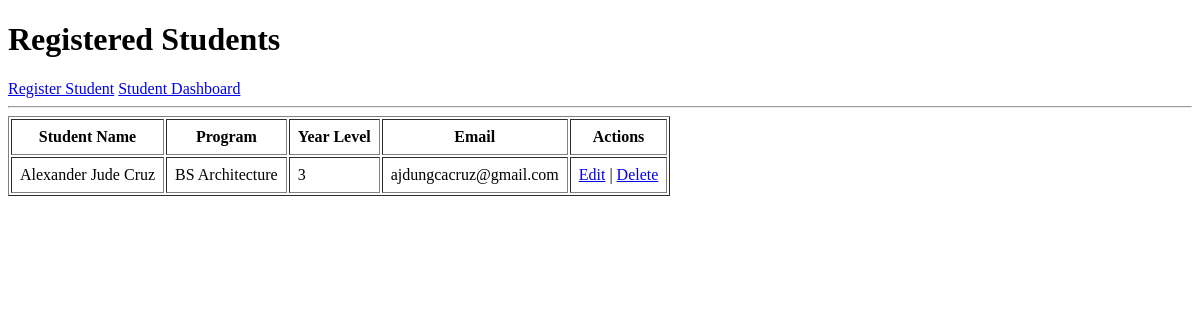
/registration/, run on an earlier commit of the app's database.
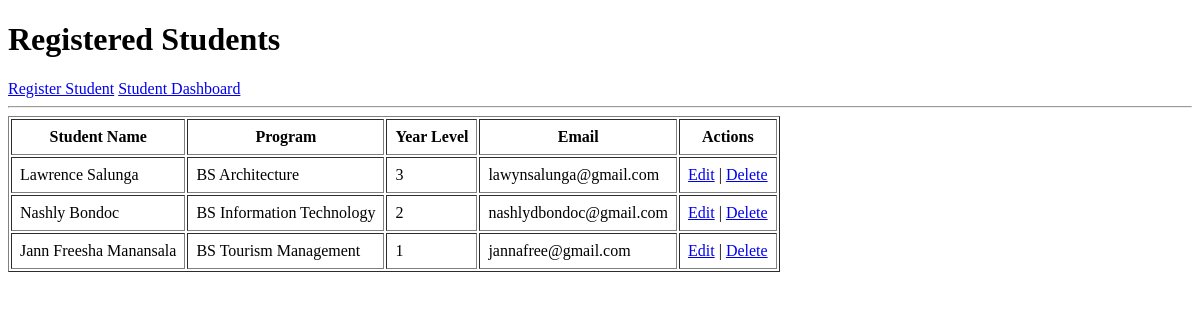
And on a later commit of the database.
### registration/models.py (models this page shows, shortened)
class Student(models.Model):
    student_name = models.CharField(max_length=100)
    program = models.CharField(max_length=100)
    year_level = models.IntegerField()
    email = models.EmailField()

### registration/views.py (the view)
# urls.py: path('', views.student_list, name='student_list'),
def student_list(request):
    students = Student.objects.all()
    return render(
        request,
        'registration/student_list.html',
        {'students': students}
    )

### registration/templates/registration/student_list.html (shortened to what this page needs)
<!DOCTYPE html>
<html>
<head>
</head>
<body>
    <h1>Registered Students</h1>
    <a href="{% url 'student_create' %}">Register Student</a>
    <a href="{% url 'student_dashboard' %}">Student Dashboard</a>
    <hr>
    <table border="1" cellpadding="8">
        <tr>
            <th>Student Name</th>
            <th>Program</th>
            <th>Year Level</th>
            <th>Email</th>
            <th>Actions</th>
        </tr>
        {% for student in students %}
        <tr>
            <td>{{ student.student_name }}</td>
            <td>{{ student.program }}</td>
            <td>{{ student.year_level }}</td>
            <td>{{ student.email }}</td>
            <td>
                <a href="{% url 'student_update' student.pk %}">Edit</a> |
                <a href="{% url 'student_delete' student.pk %}">Delete</a>
            </td>
        </tr>
        {% empty %}
        <tr>
            <td colspan="5">No students registered yet.</td>
        </tr>
        {% endfor %}
    </table>
</body>
</html>

What changed in the data, as far as the page shows it:
removed Student: student_name "Alexander Jude Cruz", program "BS Architecture", year_level "3", email "ajdungcacruz@gmail.com"
added Student: student_name "Lawrence Salunga", program "BS Architecture", year_level "3", email "lawynsalunga@gmail.com"
added Student: student_name "Nashly Bondoc", program "BS Information Technology", year_level "2", email "nashlydbondoc@gmail.com"
added Student: student_name "Jann Freesha Manansala", program "BS Tourism Management", year_level "1", email "jannafree@gmail.com"
